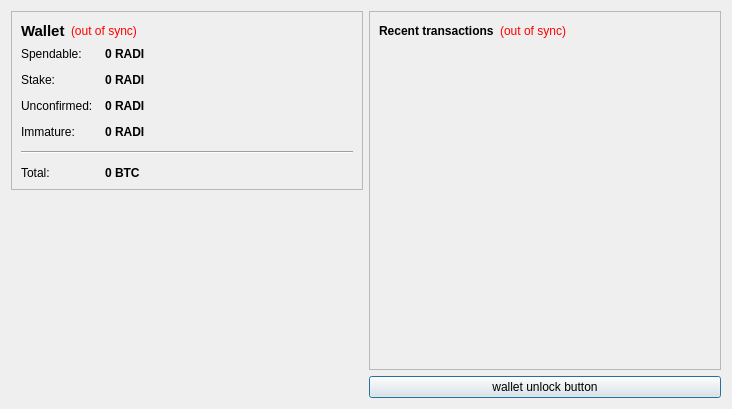
<?xml version="1.0" encoding="UTF-8"?>
<ui version="4.0">
 <class>OverviewPage</class>
 <widget class="QWidget" name="OverviewPage">
  <property name="geometry">
   <rect>
    <x>0</x>
    <y>0</y>
    <width>732</width>
    <height>409</height>
   </rect>
  </property>
  <property name="windowTitle">
   <string>Form</string>
  </property>
  <layout class="QHBoxLayout" name="horizontalLayout" stretch="0,0">
   <item>
    <layout class="QVBoxLayout" name="verticalLayout_2">
     <item>
      <widget class="QFrame" name="frame">
       <property name="frameShape">
        <enum>QFrame::StyledPanel</enum>
       </property>
       <property name="frameShadow">
        <enum>QFrame::Raised</enum>
       </property>
       <layout class="QVBoxLayout" name="verticalLayout_4">
        <item>
         <layout class="QHBoxLayout" name="horizontalLayout_4">
          <item>
           <widget class="QLabel" name="label_5">
            <property name="font">
             <font>
              <pointsize>11</pointsize>
              <weight>75</weight>
              <bold>true</bold>
             </font>
            </property>
            <property name="text">
             <string>Wallet</string>
            </property>
           </widget>
          </item>
          <item>
           <widget class="QLabel" name="labelWalletStatus">
            <property name="toolTip">
             <string>The displayed information may be out of date. Your wallet automatically synchronizes with the RADICAL network after a connection is established, but this process has not completed yet.</string>
            </property>
            <property name="styleSheet">
             <string notr="true">QLabel { color: red; }</string>
            </property>
            <property name="text">
             <string notr="true">(out of sync)</string>
            </property>
            <property name="alignment">
             <set>Qt::AlignLeading|Qt::AlignLeft|Qt::AlignVCenter</set>
            </property>
           </widget>
          </item>
          <item>
           <spacer name="horizontalSpacer_2">
            <property name="orientation">
             <enum>Qt::Horizontal</enum>
            </property>
            <property name="sizeHint" stdset="0">
             <size>
              <width>40</width>
              <height>20</height>
             </size>
            </property>
           </spacer>
          </item>
         </layout>
        </item>
        <item>
         <layout class="QFormLayout" name="formLayout_2">
          <property name="fieldGrowthPolicy">
           <enum>QFormLayout::AllNonFixedFieldsGrow</enum>
          </property>
          <property name="horizontalSpacing">
           <number>12</number>
          </property>
          <property name="verticalSpacing">
           <number>12</number>
          </property>
          <item row="0" column="0">
           <widget class="QLabel" name="label">
            <property name="text">
             <string>Spendable:</string>
            </property>
           </widget>
          </item>
          <item row="0" column="1">
           <widget class="QLabel" name="labelBalance">
            <property name="font">
             <font>
              <weight>75</weight>
              <bold>true</bold>
             </font>
            </property>
            <property name="cursor">
             <cursorShape>IBeamCursor</cursorShape>
            </property>
            <property name="toolTip">
             <string>Your current spendable balance</string>
            </property>
            <property name="text">
             <string notr="true">0 RADI</string>
            </property>
            <property name="textInteractionFlags">
             <set>Qt::LinksAccessibleByMouse|Qt::TextSelectableByKeyboard|Qt::TextSelectableByMouse</set>
            </property>
           </widget>
          </item>
          <item row="1" column="0">
           <widget class="QLabel" name="label_6">
            <property name="text">
             <string>Stake:</string>
            </property>
           </widget>
          </item>
          <item row="1" column="1">
           <widget class="QLabel" name="labelStake">
            <property name="font">
             <font>
              <weight>75</weight>
              <bold>true</bold>
             </font>
            </property>
            <property name="cursor">
             <cursorShape>IBeamCursor</cursorShape>
            </property>
            <property name="toolTip">
             <string>Total of coins that was staked, and do not yet count toward the current balance</string>
            </property>
            <property name="text">
             <string notr="true">0 RADI</string>
            </property>
            <property name="textInteractionFlags">
             <set>Qt::LinksAccessibleByMouse|Qt::TextSelectableByKeyboard|Qt::TextSelectableByMouse</set>
            </property>
           </widget>
          </item>
          <item row="2" column="0">
           <widget class="QLabel" name="label_3">
            <property name="text">
             <string>Unconfirmed:</string>
            </property>
           </widget>
          </item>
          <item row="2" column="1">
           <widget class="QLabel" name="labelUnconfirmed">
            <property name="font">
             <font>
              <weight>75</weight>
              <bold>true</bold>
             </font>
            </property>
            <property name="cursor">
             <cursorShape>IBeamCursor</cursorShape>
            </property>
            <property name="toolTip">
             <string>Total of transactions that have yet to be confirmed, and do not yet count toward the current balance</string>
            </property>
            <property name="text">
             <string notr="true">0 RADI</string>
            </property>
            <property name="textInteractionFlags">
             <set>Qt::LinksAccessibleByMouse|Qt::TextSelectableByKeyboard|Qt::TextSelectableByMouse</set>
            </property>
           </widget>
          </item>
          <item row="3" column="0">
           <widget class="QLabel" name="labelImmatureText">
            <property name="text">
             <string>Immature:</string>
            </property>
           </widget>
          </item>
          <item row="3" column="1">
           <widget class="QLabel" name="labelImmature">
            <property name="font">
             <font>
              <weight>75</weight>
              <bold>true</bold>
             </font>
            </property>
            <property name="toolTip">
             <string>Mined balance that has not yet matured</string>
            </property>
            <property name="text">
             <string notr="true">0 RADI</string>
            </property>
            <property name="textInteractionFlags">
             <set>Qt::LinksAccessibleByMouse|Qt::TextSelectableByKeyboard|Qt::TextSelectableByMouse</set>
            </property>
           </widget>
          </item>
          <item row="4" column="0" colspan="2">
           <widget class="Line" name="line">
            <property name="orientation">
             <enum>Qt::Horizontal</enum>
            </property>
           </widget>
          </item>
          <item row="5" column="0">
           <widget class="QLabel" name="labelTotalText">
            <property name="text">
             <string>Total:</string>
            </property>
           </widget>
          </item>
          <item row="5" column="1">
           <widget class="QLabel" name="labelTotal">
            <property name="font">
             <font>
              <weight>75</weight>
              <bold>true</bold>
             </font>
            </property>
            <property name="cursor">
             <cursorShape>IBeamCursor</cursorShape>
            </property>
            <property name="toolTip">
             <string>Your current total balance</string>
            </property>
            <property name="text">
             <string notr="true">0 BTC</string>
            </property>
            <property name="textInteractionFlags">
             <set>Qt::LinksAccessibleByMouse|Qt::TextSelectableByKeyboard|Qt::TextSelectableByMouse</set>
            </property>
           </widget>
          </item>
         </layout>
        </item>
       </layout>
      </widget>
     </item>
     <item>
      <spacer name="verticalSpacer_4">
       <property name="orientation">
        <enum>Qt::Vertical</enum>
       </property>
       <property name="sizeHint" stdset="0">
        <size>
         <width>20</width>
         <height>40</height>
        </size>
       </property>
      </spacer>
     </item>
     <item>
      <widget class="QLabel" name="label_2">
       <property name="text">
        <string/>
       </property>
       <property name="pixmap">
        <pixmap resource="../bitcoin.qrc">:/images/Wallet_Logo</pixmap>
       </property>
       <property name="alignment">
        <set>Qt::AlignCenter</set>
       </property>
      </widget>
     </item>
     <item>
      <spacer name="verticalSpacer">
       <property name="orientation">
        <enum>Qt::Vertical</enum>
       </property>
       <property name="sizeHint" stdset="0">
        <size>
         <width>20</width>
         <height>40</height>
        </size>
       </property>
      </spacer>
     </item>
    </layout>
   </item>
   <item>
    <layout class="QVBoxLayout" name="verticalLayout_3">
     <item>
      <widget class="QFrame" name="frame_2">
       <property name="frameShape">
        <enum>QFrame::StyledPanel</enum>
       </property>
       <property name="frameShadow">
        <enum>QFrame::Raised</enum>
       </property>
       <layout class="QVBoxLayout" name="verticalLayout">
        <item>
         <layout class="QHBoxLayout" name="horizontalLayout_2">
          <item>
           <widget class="QLabel" name="label_4">
            <property name="text">
             <string>&lt;b&gt;Recent transactions&lt;/b&gt;</string>
            </property>
           </widget>
          </item>
          <item>
           <widget class="QLabel" name="labelTransactionsStatus">
            <property name="toolTip">
             <string>The displayed information may be out of date. Your wallet automatically synchronizes with the RADICAL network after a connection is established, but this process has not completed yet.</string>
            </property>
            <property name="styleSheet">
             <string notr="true">QLabel { color: red; }</string>
            </property>
            <property name="text">
             <string notr="true">(out of sync)</string>
            </property>
            <property name="alignment">
             <set>Qt::AlignRight|Qt::AlignTrailing|Qt::AlignVCenter</set>
            </property>
           </widget>
          </item>
          <item>
           <spacer name="horizontalSpacer">
            <property name="orientation">
             <enum>Qt::Horizontal</enum>
            </property>
            <property name="sizeHint" stdset="0">
             <size>
              <width>40</width>
              <height>20</height>
             </size>
            </property>
           </spacer>
          </item>
         </layout>
        </item>
        <item>
         <widget class="QListView" name="listTransactions">
          <property name="styleSheet">
           <string notr="true">QListView { background: transparent; }</string>
          </property>
          <property name="frameShape">
           <enum>QFrame::NoFrame</enum>
          </property>
          <property name="verticalScrollBarPolicy">
           <enum>Qt::ScrollBarAlwaysOff</enum>
          </property>
          <property name="horizontalScrollBarPolicy">
           <enum>Qt::ScrollBarAlwaysOff</enum>
          </property>
          <property name="selectionMode">
           <enum>QAbstractItemView::NoSelection</enum>
          </property>
         </widget>
        </item>
       </layout>
      </widget>
     </item>
     <item>
      <widget class="QPushButton" name="unlockWalletButton">
       <property name="sizePolicy">
        <sizepolicy hsizetype="Minimum" vsizetype="Fixed">
         <horstretch>0</horstretch>
         <verstretch>0</verstretch>
        </sizepolicy>
       </property>
       <property name="maximumSize">
        <size>
         <width>16777214</width>
         <height>16777214</height>
        </size>
       </property>
       <property name="toolTip">
        <string/>
       </property>
       <property name="text">
        <string>wallet unlock button</string>
       </property>
       <property name="checkable">
        <bool>false</bool>
       </property>
       <property name="autoDefault">
        <bool>false</bool>
       </property>
       <property name="default">
        <bool>true</bool>
       </property>
       <property name="flat">
        <bool>false</bool>
       </property>
      </widget>
     </item>
    </layout>
   </item>
  </layout>
 </widget>
 <resources>
  <include location="../bitcoin.qrc"/>
 </resources>
 <connections/>
</ui>
